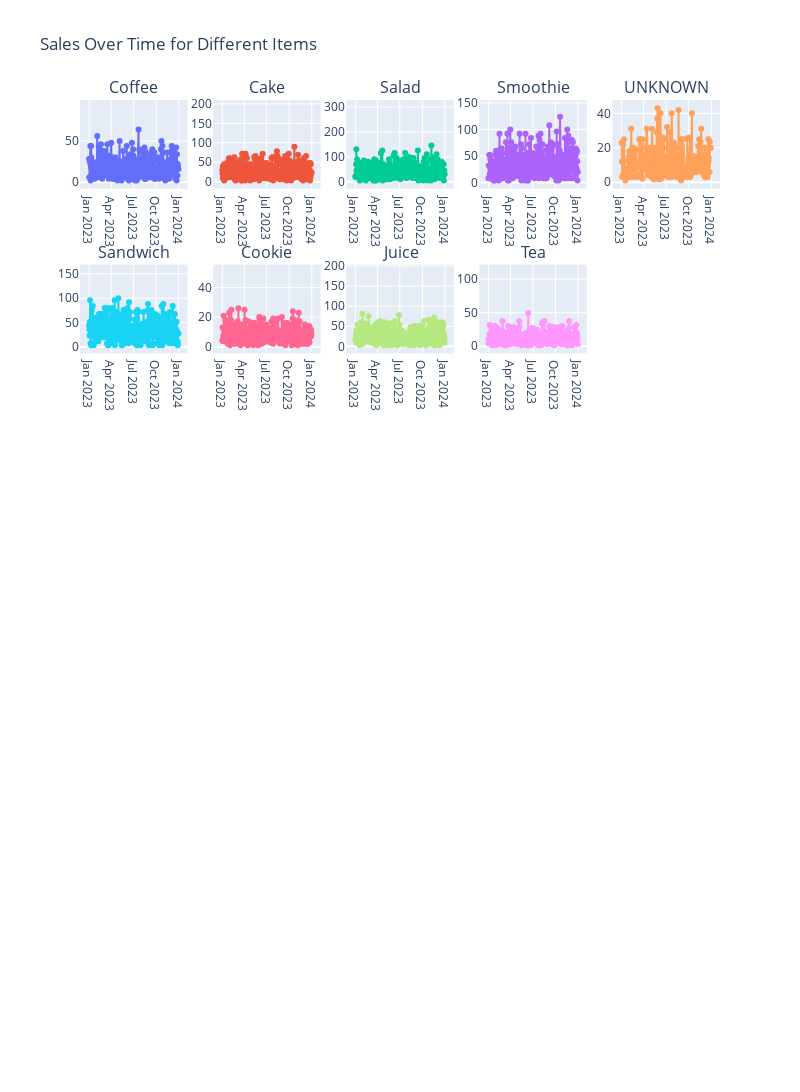

The code cell stored with this chart in its notebook:
### Markdown cell above
### Visualization

### Code cell
df.dropna(subset=['Transaction Date', 'Total Spent'], inplace=True)

unique_items = df['Item'].unique()[:30]  # Select the first 30 unique items

fig = make_subplots(rows=6, cols=5, subplot_titles=unique_items)
for i, item in enumerate(unique_items):
    item_data = df[df['Item'] == item].groupby('Transaction Date').sum().reset_index()
    
    # Create a line plot for the item
    fig.add_trace(
        go.Scatter(x=item_data['Transaction Date'], 
                   y=item_data['Total Spent'], 
                   mode='lines+markers', 
                   name=item),
        row=(i // 5) + 1, col=(i % 5) + 1
    )

# Update layout
fig.update_layout(height=1200, width=800, title_text="Sales Over Time for Different Items", showlegend=False)

# Show the plot
fig.show()

### Figure 1 — Plotly figure (JSON) as saved in the notebook; plotly's stock layout.template omitted (floating-point values rounded to 4 significant figures; data arrays with more than 128 entries replaced by an {"elided": "..."} marker saying what was removed)
{"data": [{"mode": "lines+markers", "name": "Coffee", "type": "scatter", "x": {"elided": "349 str values"}, "xaxis": "x", "y": {"elided": "349 int values"}, "yaxis": "y"}, {"mode": "lines+markers", "name": "Cake", "type": "scatter", "x": {"elided": "338 str values"}, "xaxis": "x2", "y": {"elided": "338 int values"}, "yaxis": "y2"}, {"mode": "lines+markers", "name": "Salad", "type": "scatter", "x": {"elided": "350 str values"}, "xaxis": "x3", "y": {"elided": "350 int values"}, "yaxis": "y3"}, {"mode": "lines+markers", "name": "Smoothie", "type": "scatter", "x": {"elided": "341 str values"}, "xaxis": "x4", "y": {"elided": "341 int values"}, "yaxis": "y4"}, {"mode": "lines+markers", "name": "UNKNOWN", "type": "scatter", "x": {"elided": "210 str values"}, "xaxis": "x5", "y": {"elided": "210 float values"}, "yaxis": "y5"}, {"mode": "lines+markers", "name": "Sandwich", "type": "scatter", "x": {"elided": "348 str values"}, "xaxis": "x6", "y": {"elided": "348 int values"}, "yaxis": "y6"}, {"mode": "lines+markers", "name": "Cookie", "type": "scatter", "x": {"elided": "344 str values"}, "xaxis": "x7", "y": {"elided": "344 int values"}, "yaxis": "y7"}, {"mode": "lines+markers", "name": "Juice", "type": "scatter", "x": {"elided": "349 str values"}, "xaxis": "x8", "y": {"elided": "349 int values"}, "yaxis": "y8"}, {"mode": "lines+markers", "name": "Tea", "type": "scatter", "x": {"elided": "346 str values"}, "xaxis": "x9", "y": {"elided": "346 float values"}, "yaxis": "y9"}], "layout": {"annotations": [{"font": {"size": 16}, "showarrow": false, "text": "Coffee", "x": 0.084, "xanchor": "center", "xref": "paper", "y": 1.0, "yanchor": "bottom", "yref": "paper"}, {"font": {"size": 16}, "showarrow": false, "text": "Cake", "x": 0.292, "xanchor": "center", "xref": "paper", "y": 1.0, "yanchor": "bottom", "yref": "paper"}, {"font": {"size": 16}, "showarrow": false, "text": "Salad", "x": 0.5, "xanchor": "center", "xref": "paper", "y": 1.0, "yanchor": "bottom", "yref": "paper"}, {"font": {"size": 16}, "showarrow": false, "text": "Smoothie", "x": 0.708, "xanchor": "center", "xref": "paper", "y": 1.0, "yanchor": "bottom", "yref": "paper"}, {"font": {"size": 16}, "showarrow": false, "text": "UNKNOWN", "x": 0.916, "xanchor": "center", "xref": "paper", "y": 1.0, "yanchor": "bottom", "yref": "paper"}, {"font": {"size": 16}, "showarrow": false, "text": "Sandwich", "x": 0.084, "xanchor": "center", "xref": "paper", "y": 0.8194, "yanchor": "bottom", "yref": "paper"}, {"font": {"size": 16}, "showarrow": false, "text": "Cookie", "x": 0.292, "xanchor": "center", "xref": "paper", "y": 0.8194, "yanchor": "bottom", "yref": "paper"}, {"font": {"size": 16}, "showarrow": false, "text": "Juice", "x": 0.5, "xanchor": "center", "xref": "paper", "y": 0.8194, "yanchor": "bottom", "yref": "paper"}, {"font": {"size": 16}, "showarrow": false, "text": "Tea", "x": 0.708, "xanchor": "center", "xref": "paper", "y": 0.8194, "yanchor": "bottom", "yref": "paper"}], "height": 1200, "showlegend": false, "title": {"text": "Sales Over Time for Different Items"}, "width": 800, "xaxis": {"anchor": "y", "domain": [0, 0.168]}, "xaxis10": {"anchor": "y10", "domain": [0.832, 1]}, "xaxis11": {"anchor": "y11", "domain": [0, 0.168]}, "xaxis12": {"anchor": "y12", "domain": [0.208, 0.376]}, "xaxis13": {"anchor": "y13", "domain": [0.416, 0.584]}, "xaxis14": {"anchor": "y14", "domain": [0.624, 0.792]}, "xaxis15": {"anchor": "y15", "domain": [0.832, 1]}, "xaxis16": {"anchor": "y16", "domain": [0, 0.168]}, "xaxis17": {"anchor": "y17", "domain": [0.208, 0.376]}, "xaxis18": {"anchor": "y18", "domain": [0.416, 0.584]}, "xaxis19": {"anchor": "y19", "domain": [0.624, 0.792]}, "xaxis2": {"anchor": "y2", "domain": [0.208, 0.376]}, "xaxis20": {"anchor": "y20", "domain": [0.832, 1]}, "xaxis21": {"anchor": "y21", "domain": [0, 0.168]}, "xaxis22": {"anchor": "y22", "domain": [0.208, 0.376]}, "xaxis23": {"anchor": "y23", "domain": [0.416, 0.584]}, "xaxis24": {"anchor": "y24", "domain": [0.624, 0.792]}, "xaxis25": {"anchor": "y25", "domain": [0.832, 1]}, "xaxis26": {"anchor": "y26", "domain": [0, 0.168]}, "xaxis27": {"anchor": "y27", "domain": [0.208, 0.376]}, "xaxis28": {"anchor": "y28", "domain": [0.416, 0.584]}, "xaxis29": {"anchor": "y29", "domain": [0.624, 0.792]}, "xaxis3": {"anchor": "y3", "domain": [0.416, 0.584]}, "xaxis30": {"anchor": "y30", "domain": [0.832, 1]}, "xaxis4": {"anchor": "y4", "domain": [0.624, 0.792]}, "xaxis5": {"anchor": "y5", "domain": [0.832, 1]}, "xaxis6": {"anchor": "y6", "domain": [0, 0.168]}, "xaxis7": {"anchor": "y7", "domain": [0.208, 0.376]}, "xaxis8": {"anchor": "y8", "domain": [0.416, 0.584]}, "xaxis9": {"anchor": "y9", "domain": [0.624, 0.792]}, "yaxis": {"anchor": "x", "domain": [0.9028, 1.0]}, "yaxis10": {"anchor": "x10", "domain": [0.7222, 0.8194]}, "yaxis11": {"anchor": "x11", "domain": [0.5417, 0.6389]}, "yaxis12": {"anchor": "x12", "domain": [0.5417, 0.6389]}, "yaxis13": {"anchor": "x13", "domain": [0.5417, 0.6389]}, "yaxis14": {"anchor": "x14", "domain": [0.5417, 0.6389]}, "yaxis15": {"anchor": "x15", "domain": [0.5417, 0.6389]}, "yaxis16": {"anchor": "x16", "domain": [0.3611, 0.4583]}, "yaxis17": {"anchor": "x17", "domain": [0.3611, 0.4583]}, "yaxis18": {"anchor": "x18", "domain": [0.3611, 0.4583]}, "yaxis19": {"anchor": "x19", "domain": [0.3611, 0.4583]}, "yaxis2": {"anchor": "x2", "domain": [0.9028, 1.0]}, "yaxis20": {"anchor": "x20", "domain": [0.3611, 0.4583]}, "yaxis21": {"anchor": "x21", "domain": [0.1806, 0.2778]}, "yaxis22": {"anchor": "x22", "domain": [0.1806, 0.2778]}, "yaxis23": {"anchor": "x23", "domain": [0.1806, 0.2778]}, "yaxis24": {"anchor": "x24", "domain": [0.1806, 0.2778]}, "yaxis25": {"anchor": "x25", "domain": [0.1806, 0.2778]}, "yaxis26": {"anchor": "x26", "domain": [0, 0.09722]}, "yaxis27": {"anchor": "x27", "domain": [0, 0.09722]}, "yaxis28": {"anchor": "x28", "domain": [0, 0.09722]}, "yaxis29": {"anchor": "x29", "domain": [0, 0.09722]}, "yaxis3": {"anchor": "x3", "domain": [0.9028, 1.0]}, "yaxis30": {"anchor": "x30", "domain": [0, 0.09722]}, "yaxis4": {"anchor": "x4", "domain": [0.9028, 1.0]}, "yaxis5": {"anchor": "x5", "domain": [0.9028, 1.0]}, "yaxis6": {"anchor": "x6", "domain": [0.7222, 0.8194]}, "yaxis7": {"anchor": "x7", "domain": [0.7222, 0.8194]}, "yaxis8": {"anchor": "x8", "domain": [0.7222, 0.8194]}, "yaxis9": {"anchor": "x9", "domain": [0.7222, 0.8194]}}}
